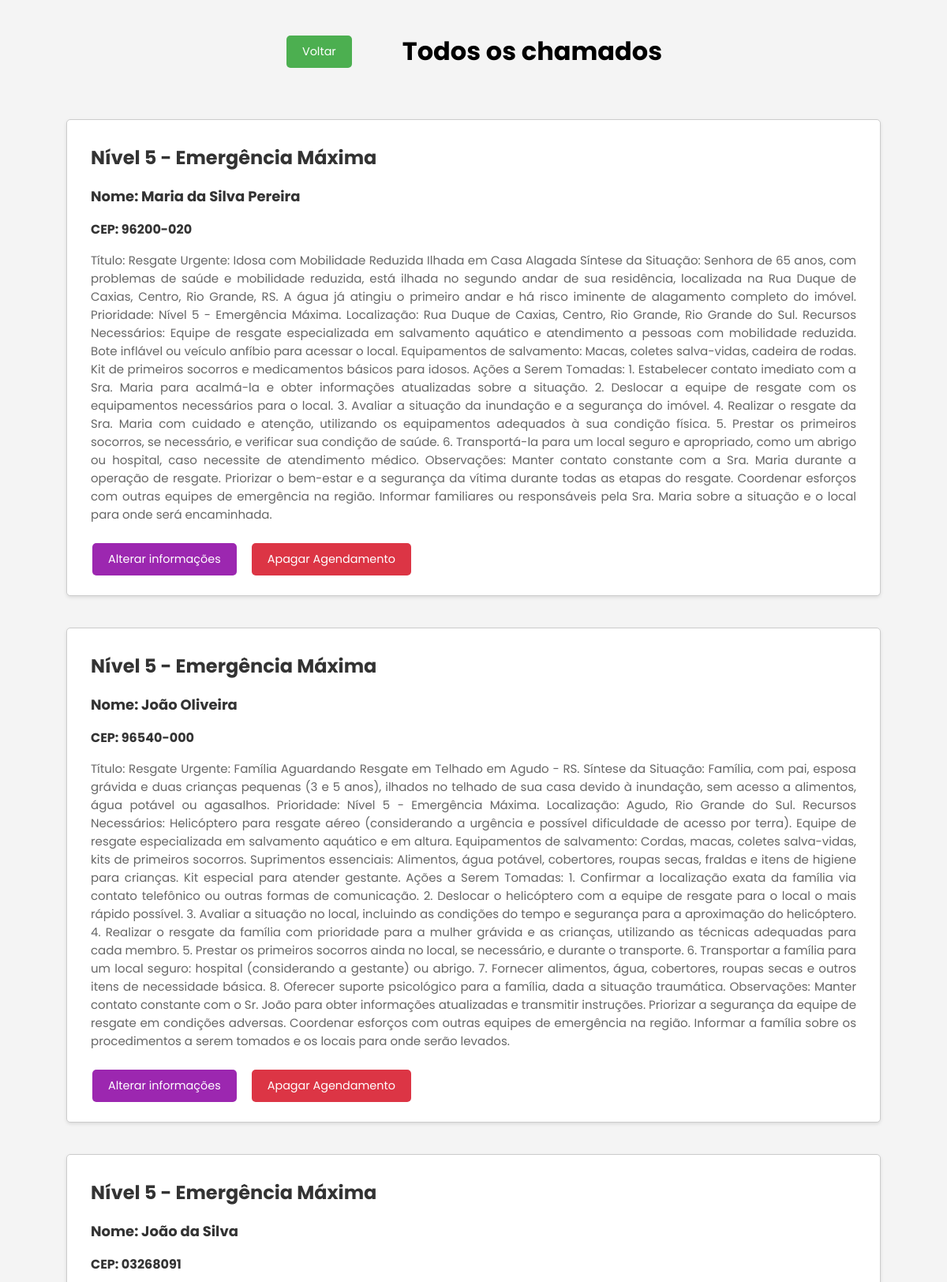
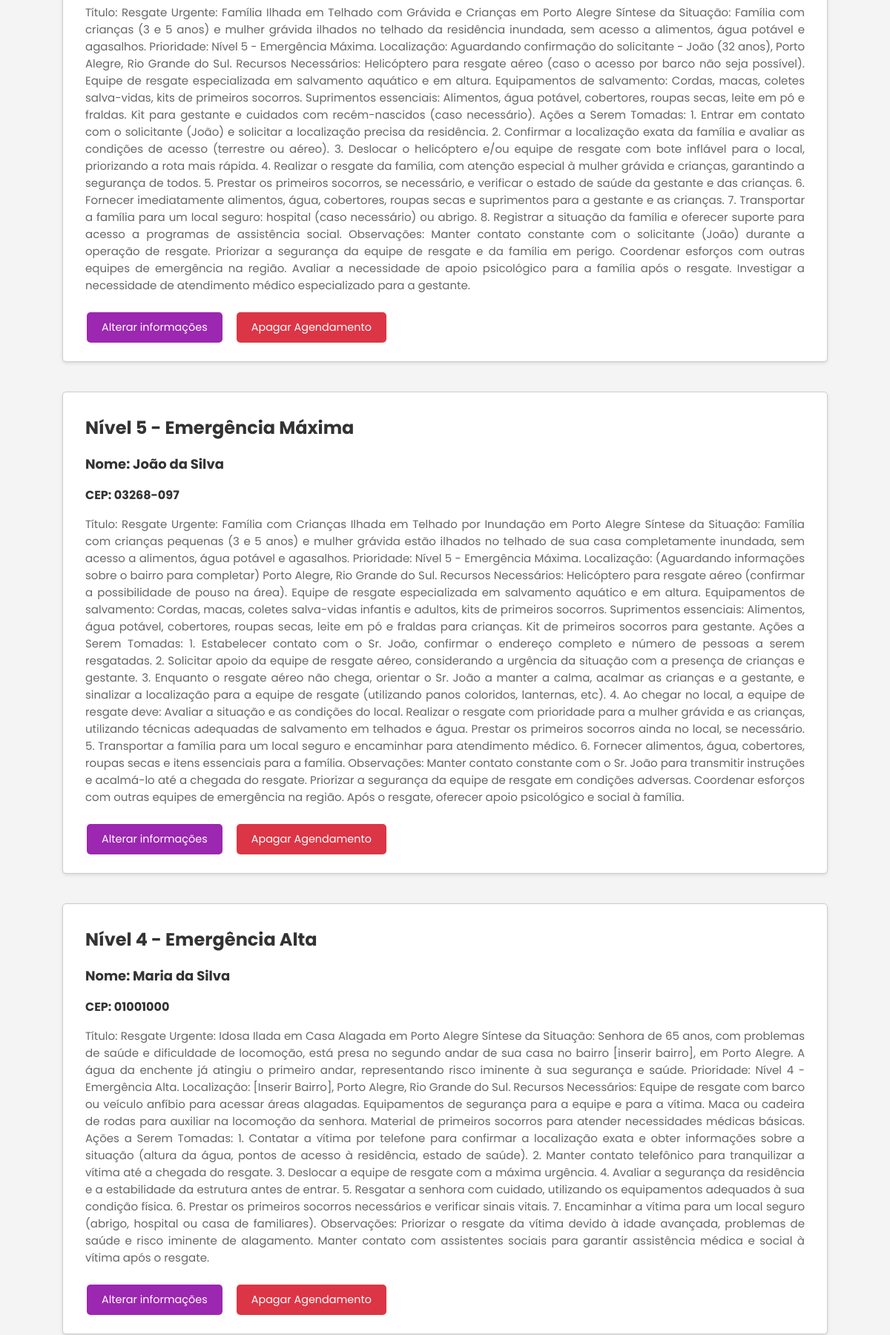
Page /resgates (upper part) on the committed database (2 pictures, top to bottom).
### model.py (models this page shows, shortened)
class Usuario(db.Model):
  __tablename__ = 'User'
  id = db.Column(db.Integer, primary_key=True, autoincrement=True)
  nome = db.Column(db.String(50))
  cep = db.Column(db.String(9))
  prompt = db.Column(db.String)
  saida = db.Column(db.String)
  prioridade = db.Column(db.String(1))

### app.py (the view)
@app.get('/resgates')
def resgates_get():
  usuarios = Usuario.query.order_by(desc(Usuario.prioridade)).all()
  return render_template('resgates.html', usuarios=usuarios)

### templates/resgates.html (shortened to what this page needs)
<!DOCTYPE html>
<html lang="pt-BR">
  <head>
    <link
      rel="stylesheet"
      href="{{ url_for('static', filename='resgates.css') }}"
    />
  </head>
  <body>
    <div class="wrapper">
      <div style="display: flex; justify-content: center; align-items: center">
        <a href="/cadastro"
          ><button style="margin-right: 4rem">Voltar</button></a
        >
        <h1 style="text-align: center">Todos os chamados</h1>
      </div>
      {% if usuarios | length == 0 %}
      <div class="nenhum">Nenhum resgate encontrado!</div>
      {% else %} {% for usuario in usuarios %}
      <div class="agendamento">
        {% set prioridade = usuario.prioridade | int %}
        <h2 class="prioridade">
          Nível {{prioridade}} - {% if prioridade == 1 %} Baixa Prioridade {%
          elif prioridade == 2 %} Prioridade Moderada {% elif prioridade == 3 %}
          Prioridade Média {% elif prioridade == 4 %} Emergência Alta {% else %}
          Emergência Máxima {% endif %}
        </h2>
        <h3 class="prioridade" style="font-size: 18px">
          Nome: {{usuario.nome}}
        </h3>
        <h3 class="prioridade" style="font-size: 16px">CEP: {{usuario.cep}}</h3>
        <p class="detalhes">{{ usuario.saida | safe }}</p>
        <div class="botoes">
          <a href="/perfil/{{usuario.id}}"
            ><button style="background-color: #9c27b0">
              Alterar informações
            </button></a
          >
          <button class="botao-apagar">
            <a href="/deletar/{{usuario.id}}">Apagar Agendamento</a>
          </button>
        </div>
      </div>
      {% endfor %} {% endif %}
    </div>
  </body>
</html>

### static/resgates.css (style rules this page uses)
body { background-color: #f4f4f4; margin: 0; padding: 20px; }
* { font-family: Poppins; }
h2 { margin-top: 10px; }
.wrapper { padding-left: 4rem; padding-right: 4rem; }
.agendamento { background-color: #fff; border: 1px solid #ccc; border-radius: 5px; box-shadow: 0 2px 4px rgba(0, 0, 0, 0.1); margin-top: 40px; padding: 20px 30px; }
.prioridade { color: #333; font-size: 24px; margin-bottom: 10px; }
.detalhes { color: #666; font-size: 15px; margin-bottom: 20px; text-align: justify; }
.botao-apagar { background-color: #dc3545; border: none; border-radius: 5px; color: white; cursor: pointer; text-decoration: none; }
a { color: inherit; text-decoration: none; }
button { background-color: #4caf50; border: none; border-radius: 5px; color: white; cursor: pointer; display: inline-block; font-size: 0.9em; margin: 5px 2px; padding: 10px 20px; text-align: center; text-align: center; text-decoration: none; }
button a { color: white; text-decoration: none; }
.botoes { display: flex; gap: 15px; }

### rows in the picture
Usuario: prioridade "5", shows "Emergência Máxima", nome "Maria da Silva Pereira", cep "96200-020", saida "Título: Resgate Urgente: Idosa com Mobilidade Reduzida Ilhada em Casa Alagada Síntese da Situação: Senhora de 65 anos, com problemas de saúde e mobilidade reduzida, está ilhada no segundo andar de sua residência, localizada na Rua Duque de Caxias, Centro, Rio Grande, RS. A água já atingiu o primeiro andar e há risco iminente de alagamento completo do imóvel. Prioridade: Nível 5 - Emergência Máxima. Localização: Rua Duque de Caxias, Centro, Rio Grande, Rio Grande do Sul. Recursos Necessários: Equipe de resgate especializada em salvamento aquático e atendimento a pessoas com mobilidade reduzida. Bote inflável ou veículo anfíbio para acessar o local. Equipamentos de salvamento: Macas, coletes…"
Usuario: prioridade "5", shows "Emergência Máxima", nome "João Oliveira", cep "96540-000", saida "Título: Resgate Urgente: Família Aguardando Resgate em Telhado em Agudo - RS. Síntese da Situação: Família, com pai, esposa grávida e duas crianças pequenas (3 e 5 anos), ilhados no telhado de sua casa devido à inundação, sem acesso a alimentos, água potável ou agasalhos. Prioridade: Nível 5 - Emergência Máxima. Localização: Agudo, Rio Grande do Sul. Recursos Necessários: Helicóptero para resgate aéreo (considerando a urgência e possível dificuldade de acesso por terra). Equipe de resgate especializada em salvamento aquático e em altura. Equipamentos de salvamento: Cordas, macas, coletes salva-vidas, kits de primeiros socorros. Suprimentos essenciais: Alimentos, água potável, cobertores,…"
Usuario: prioridade "5", shows "Emergência Máxima", nome "João da Silva", cep "03268091", saida "Título: Resgate Urgente: Família Ilhada em Telhado com Grávida e Crianças em Porto Alegre Síntese da Situação: Família com crianças (3 e 5 anos) e mulher grávida ilhados no telhado da residência inundada, sem acesso a alimentos, água potável e agasalhos. Prioridade: Nível 5 - Emergência Máxima. Localização: Aguardando confirmação do solicitante - João (32 anos), Porto Alegre, Rio Grande do Sul. Recursos Necessários: Helicóptero para resgate aéreo (caso o acesso por barco não seja possível). Equipe de resgate especializada em salvamento aquático e em altura. Equipamentos de salvamento: Cordas, macas, coletes salva-vidas, kits de primeiros socorros. Suprimentos essenciais: Alimentos, água…"
Usuario: prioridade "5", shows "Emergência Máxima", nome "João da Silva", cep "03268-097", saida "Título: Resgate Urgente: Família com Crianças Ilhada em Telhado por Inundação em Porto Alegre Síntese da Situação: Família com crianças pequenas (3 e 5 anos) e mulher grávida estão ilhados no telhado de sua casa completamente inundada, sem acesso a alimentos, água potável e agasalhos. Prioridade: Nível 5 - Emergência Máxima. Localização: (Aguardando informações sobre o bairro para completar) Porto Alegre, Rio Grande do Sul. Recursos Necessários: Helicóptero para resgate aéreo (confirmar a possibilidade de pouso na área). Equipe de resgate especializada em salvamento aquático e em altura. Equipamentos de salvamento: Cordas, macas, coletes salva-vidas infantis e adultos, kits de primeiros…"
Usuario: prioridade "4", shows "Emergência Alta", nome "Maria da Silva", cep "01001000", saida "Título: Resgate Urgente: Idosa Ilada em Casa Alagada em Porto Alegre Síntese da Situação: Senhora de 65 anos, com problemas de saúde e dificuldade de locomoção, está presa no segundo andar de sua casa no bairro [inserir bairro], em Porto Alegre. A água da enchente já atingiu o primeiro andar, representando risco iminente à sua segurança e saúde. Prioridade: Nível 4 - Emergência Alta. Localização: [Inserir Bairro], Porto Alegre, Rio Grande do Sul. Recursos Necessários: Equipe de resgate com barco ou veículo anfíbio para acessar áreas alagadas. Equipamentos de segurança para a equipe e para a vítima. Maca ou cadeira de rodas para auxiliar na locomoção da senhora. Material de primeiros…"
